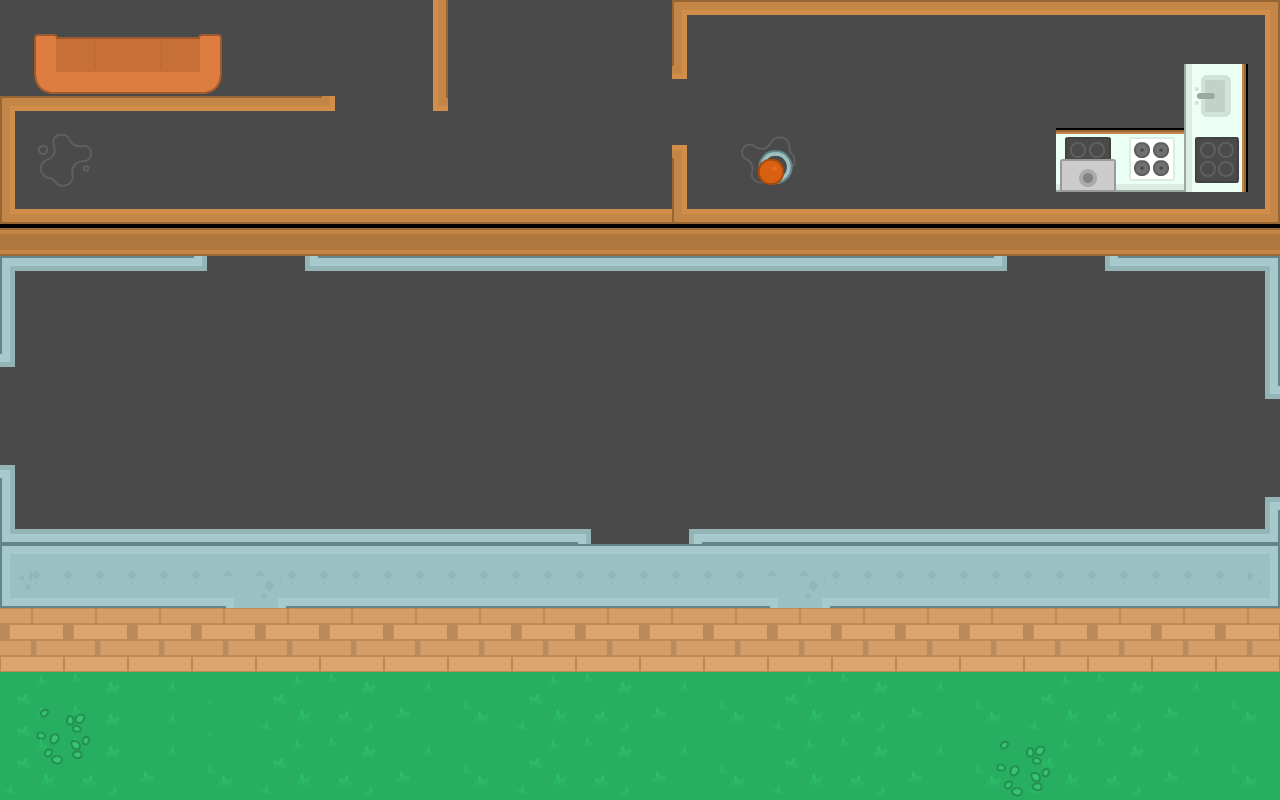

This is a level from a 2D game, rendered from its Tiled map with the project's own tilesets. A one-line summary and the complete map file follow:
An orthogonal 40x25 tile map with 32x32 px tiles, 2 tile layers (base, obj), 2 tilesets.

<map version="1.0" tiledversion="1.0.3" orientation="orthogonal" renderorder="left-down" width="40" height="25" tilewidth="32" tileheight="32" nextobjectid="1">
 <tileset firstgid="1" name="tilesheet_complete" tilewidth="32" tileheight="32" tilecount="2160" columns="54">
  <image source="../tilesheet_complete.png" width="1728" height="1280" />
 </tileset>
 <tileset firstgid="2161" name="tilesheet_complete" tilewidth="32" tileheight="32" tilecount="2160" columns="54">
  <image source="../tilesheet_complete.png" width="1728" height="1280" />
 </tileset>
 <layer name="base" width="40" height="25">
  <data encoding="csv">
667,667,667,667,667,667,667,667,667,667,667,667,667,508,667,667,667,667,667,667,667,451,452,452,452,452,452,452,452,452,452,452,452,452,452,452,452,452,453,454,
1315,1315,667,667,667,667,667,667,667,667,667,667,667,562,667,667,667,667,667,667,667,505,667,667,667,667,667,667,667,667,667,667,667,667,667,667,667,667,667,508,
1315,1315,667,667,667,667,667,667,667,667,667,667,667,562,667,667,667,667,667,667,667,567,667,667,667,667,667,667,667,667,667,667,667,667,667,667,667,2684355853,2684355799,508,
451,452,452,453,452,453,452,453,453,452,459,667,667,460,667,667,667,667,667,667,667,667,667,667,667,667,667,667,667,667,667,667,667,667,667,667,667,2684355854,2684355800,508,
505,667,1315,1315,667,667,667,667,667,667,667,667,667,667,667,667,667,667,667,667,667,621,667,1315,1315,667,667,667,667,667,667,667,667,1131,1132,1133,1134,2684355855,2684355801,508,
559,667,1315,1315,667,667,667,667,667,667,667,667,667,667,667,667,667,667,667,667,667,559,667,1315,1315,667,667,667,667,667,667,667,667,1185,1186,1187,1188,2684355856,2684355802,562,
613,614,615,614,614,614,614,614,614,614,614,614,614,614,614,614,614,614,614,614,614,613,614,614,614,614,614,614,614,614,614,614,614,614,614,614,614,614,614,616,
1905,1905,1905,1905,1905,1905,1905,1905,1905,1905,1905,1905,1905,1905,1905,1905,1905,1905,1905,1905,1905,1905,1905,1905,1905,1905,1905,1905,1905,1905,1905,1905,1905,1905,1905,1905,1905,1905,1905,1906,
1099,1100,1100,1100,1100,1100,1107,1315,1315,1108,1100,1100,1100,1100,1100,1100,1100,1100,1100,1100,1100,1100,1100,1100,1100,1100,1100,1100,1100,1100,1100,1107,1315,1315,1108,1100,1100,1100,1100,1102,
1153,667,667,667,667,667,667,1315,1315,667,667,667,667,667,667,667,667,667,667,667,667,667,667,667,667,667,667,667,667,667,667,667,667,667,667,667,667,667,667,1156,
1153,667,667,667,667,667,667,667,667,667,667,667,667,667,667,667,667,667,667,667,667,667,667,667,667,667,667,667,667,667,667,667,667,667,667,667,667,667,667,1156,
1215,667,667,667,667,667,667,667,667,667,667,667,667,667,667,667,667,667,667,667,667,667,667,667,667,667,667,667,667,667,667,667,667,667,667,667,667,667,667,1156,
1315,667,667,667,667,667,667,667,667,667,667,667,667,667,667,667,667,667,667,667,667,667,667,667,667,667,667,667,667,667,667,667,667,667,667,667,667,667,667,1214,
1315,667,667,667,667,667,667,667,667,667,667,667,667,667,667,667,667,667,667,667,667,667,667,667,667,667,667,667,667,667,667,667,667,667,667,667,667,667,667,1315,
1269,667,667,667,667,667,667,667,667,667,667,667,667,667,667,667,667,667,667,667,667,667,667,667,667,667,667,667,667,667,667,667,667,667,667,667,667,667,667,1315,
1153,667,667,667,667,667,667,667,667,667,667,667,667,667,667,667,667,667,667,667,667,667,667,667,667,667,667,667,667,667,667,667,667,667,667,667,667,667,667,1268,
1261,1263,1263,1263,1263,1263,1263,1263,1263,1263,1263,1263,1263,1263,1263,1263,1263,1263,1159,1315,1315,1160,1263,1263,1263,1263,1263,1263,1263,1263,1263,1263,1263,1263,1263,1263,1263,1263,1263,1264,
1417,1202,1202,1202,1202,1202,1202,1202,1202,1202,1202,1202,1202,1202,1202,1202,1202,1202,1202,1202,1202,1202,1202,1202,1202,1202,1202,1202,1202,1202,1202,1202,1202,1202,1202,1202,1202,1202,1202,1418,
1471,1256,1256,1256,1256,1256,1256,1141,1142,1256,1256,1256,1256,1256,1256,1256,1256,1256,1256,1256,1256,1256,1256,1256,1141,1142,1256,1256,1256,1256,1256,1256,1256,1256,1256,1256,1256,1256,1256,1472,
357,358,357,358,357,358,357,358,357,358,357,358,357,358,357,358,357,358,357,358,357,358,357,358,357,358,357,358,357,358,357,358,357,358,357,358,357,358,357,358,
411,412,411,412,411,412,411,412,411,412,411,412,411,412,411,412,411,412,411,412,411,412,411,412,411,412,411,412,411,412,411,412,411,412,411,412,411,412,411,412,
1,2,3,4,5,6,7,8,1,2,3,4,5,6,7,8,1,2,3,4,5,6,7,8,1,2,3,4,5,6,7,8,1,2,3,4,5,6,7,8,
1,2,3,4,5,6,7,8,55,56,57,58,59,60,61,62,55,56,57,58,59,60,61,62,55,56,57,58,59,60,61,62,55,56,57,58,59,60,61,62,
1,2,3,4,5,6,7,8,1,2,3,4,5,6,7,8,1,2,3,4,5,6,7,8,1,2,3,4,5,6,7,8,1,2,3,4,5,6,7,8,
55,56,57,58,59,60,61,62,55,56,57,58,59,60,61,62,55,56,57,58,59,60,61,62,55,56,57,58,59,60,61,62,55,56,57,58,59,60,61,62
</data>
 </layer>
 <layer name="obj" width="40" height="25">
  <data encoding="csv">
0,0,0,0,0,0,0,0,0,0,0,0,0,0,0,0,0,0,0,0,0,0,0,0,0,0,0,0,0,0,0,0,0,0,0,0,0,0,0,0,
0,1865,1866,1867,1868,1869,1870,0,0,0,0,0,0,0,0,0,0,0,0,0,0,0,0,0,0,0,0,0,0,0,0,0,0,0,0,0,0,0,0,0,
0,1919,1920,1921,1922,1923,1924,0,0,0,0,0,0,0,0,0,0,0,0,0,0,0,0,0,0,0,0,0,0,0,0,0,0,0,0,0,0,0,0,0,
0,0,0,0,0,0,0,0,0,0,0,0,0,0,0,0,0,0,0,0,0,0,0,0,0,0,0,0,0,0,0,0,0,0,0,0,0,0,0,0,
0,1233,1234,0,0,0,0,0,0,0,0,0,0,0,0,0,0,0,0,0,0,0,0,1231,1232,0,0,0,0,0,0,0,0,0,0,0,0,0,0,0,
0,1287,1288,0,0,0,0,0,0,0,0,0,0,0,0,0,0,0,0,0,0,0,0,1285,1286,0,0,0,0,0,0,0,0,0,0,0,0,0,0,0,
0,0,0,0,0,0,0,0,0,0,0,0,0,0,0,0,0,0,0,0,0,0,0,0,0,0,0,0,0,0,0,0,0,0,0,0,0,0,0,0,
0,0,0,0,0,0,0,0,0,0,0,0,0,0,0,0,0,0,0,0,0,0,0,0,0,0,0,0,0,0,0,0,0,0,0,0,0,0,0,0,
0,0,0,0,0,0,0,0,0,0,0,0,0,0,0,0,0,0,0,0,0,0,0,0,0,0,0,0,0,0,0,0,0,0,0,0,0,0,0,0,
0,0,0,0,0,0,0,0,0,0,0,0,0,0,0,0,0,0,0,0,0,0,0,0,0,0,0,0,0,0,0,0,0,0,0,0,0,0,0,0,
0,0,0,0,0,0,0,0,0,0,0,0,0,0,0,0,0,0,0,0,0,0,0,0,0,0,0,0,0,0,0,0,0,0,0,0,0,0,0,0,
0,0,0,0,0,0,0,0,0,0,0,0,0,0,0,0,0,0,0,0,0,0,0,0,0,0,0,0,0,0,0,0,0,0,0,0,0,0,0,0,
0,0,0,0,0,0,0,0,0,0,0,0,0,0,0,0,0,0,0,0,0,0,0,0,0,0,0,0,0,0,0,0,0,0,0,0,0,0,0,0,
0,0,0,0,0,0,0,0,0,0,0,0,0,0,0,0,0,0,0,0,0,0,0,0,0,0,0,0,0,0,0,0,0,0,0,0,0,0,0,0,
0,0,0,0,0,0,0,0,0,0,0,0,0,0,0,0,0,0,0,0,0,0,0,0,0,0,0,0,0,0,0,0,0,0,0,0,0,0,0,0,
0,0,0,0,0,0,0,0,0,0,0,0,0,0,0,0,0,0,0,0,0,0,0,0,0,0,0,0,0,0,0,0,0,0,0,0,0,0,0,0,
0,0,0,0,0,0,0,0,0,0,0,0,0,0,0,0,0,0,0,0,0,0,0,0,0,0,0,0,0,0,0,0,0,0,0,0,0,0,0,0,
0,0,0,0,0,0,0,0,0,0,0,0,0,0,0,0,0,0,0,0,0,0,0,0,0,0,0,0,0,0,0,0,0,0,0,0,0,0,0,0,
0,0,0,0,0,0,0,0,0,0,0,0,0,0,0,0,0,0,0,0,0,0,0,0,0,0,0,0,0,0,0,0,0,0,0,0,0,0,0,0,
0,0,0,0,0,0,0,0,0,0,0,0,0,0,0,0,0,0,0,0,0,0,0,0,0,0,0,0,0,0,0,0,0,0,0,0,0,0,0,0,
0,0,0,0,0,0,0,0,0,0,0,0,0,0,0,0,0,0,0,0,0,0,0,0,0,0,0,0,0,0,0,0,0,0,0,0,0,0,0,0,
0,0,0,0,0,0,0,0,0,0,0,0,0,0,0,0,0,0,0,0,0,0,0,0,0,0,0,0,0,0,0,0,0,0,0,0,0,0,0,0,
0,803,804,0,0,0,0,0,0,0,0,0,0,0,0,0,0,0,0,0,0,0,0,0,0,0,0,0,0,0,0,0,0,0,0,0,0,0,0,0,
0,857,858,0,0,0,0,0,0,0,0,0,0,0,0,0,0,0,0,0,0,0,0,0,0,0,0,0,0,0,0,803,804,0,0,0,0,0,0,0,
0,0,0,0,0,0,0,0,0,0,0,0,0,0,0,0,0,0,0,0,0,0,0,0,0,0,0,0,0,0,0,857,858,0,0,0,0,0,0,0
</data>
 </layer>
</map>
